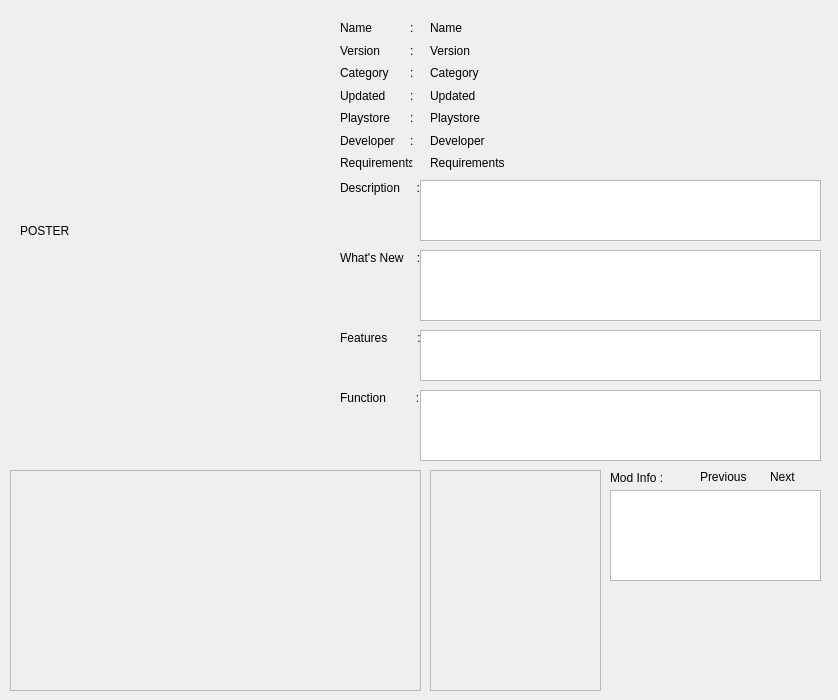
<?xml version="1.0" encoding="UTF-8"?>
<ui version="4.0">
 <class>Dialog</class>
 <widget class="QDialog" name="Dialog">
  <property name="geometry">
   <rect>
    <x>0</x>
    <y>0</y>
    <width>838</width>
    <height>700</height>
   </rect>
  </property>
  <property name="windowTitle">
   <string>Details</string>
  </property>
  <widget class="QLabel" name="l_poster">
   <property name="geometry">
    <rect>
     <x>20</x>
     <y>10</y>
     <width>291</width>
     <height>441</height>
    </rect>
   </property>
   <property name="text">
    <string>POSTER</string>
   </property>
  </widget>
  <widget class="QWidget" name="horizontalLayoutWidget">
   <property name="geometry">
    <rect>
     <x>340</x>
     <y>430</y>
     <width>71</width>
     <height>16</height>
    </rect>
   </property>
   <layout class="QHBoxLayout" name="hl_screenshot"/>
  </widget>
  <widget class="QWidget" name="verticalLayoutWidget">
   <property name="geometry">
    <rect>
     <x>340</x>
     <y>20</y>
     <width>71</width>
     <height>151</height>
    </rect>
   </property>
   <layout class="QVBoxLayout" name="vl_labels">
    <item>
     <widget class="QLabel" name="l_name">
      <property name="text">
       <string>Name</string>
      </property>
     </widget>
    </item>
    <item>
     <widget class="QLabel" name="l_version">
      <property name="text">
       <string>Version</string>
      </property>
     </widget>
    </item>
    <item>
     <widget class="QLabel" name="l_category">
      <property name="text">
       <string>Category</string>
      </property>
     </widget>
    </item>
    <item>
     <widget class="QLabel" name="l_update">
      <property name="text">
       <string>Updated</string>
      </property>
     </widget>
    </item>
    <item>
     <widget class="QLabel" name="l_playstore">
      <property name="text">
       <string>Playstore</string>
      </property>
     </widget>
    </item>
    <item>
     <widget class="QLabel" name="l_developer">
      <property name="text">
       <string>Developer</string>
      </property>
     </widget>
    </item>
    <item>
     <widget class="QLabel" name="l_requirements">
      <property name="text">
       <string>Requirements</string>
      </property>
     </widget>
    </item>
   </layout>
  </widget>
  <widget class="QWidget" name="verticalLayoutWidget_2">
   <property name="geometry">
    <rect>
     <x>410</x>
     <y>20</y>
     <width>16</width>
     <height>151</height>
    </rect>
   </property>
   <layout class="QVBoxLayout" name="vl_separates">
    <item>
     <widget class="QLabel" name="label_8">
      <property name="text">
       <string>:</string>
      </property>
     </widget>
    </item>
    <item>
     <widget class="QLabel" name="label_9">
      <property name="text">
       <string>:</string>
      </property>
     </widget>
    </item>
    <item>
     <widget class="QLabel" name="label_10">
      <property name="text">
       <string>:</string>
      </property>
     </widget>
    </item>
    <item>
     <widget class="QLabel" name="label_11">
      <property name="text">
       <string>:</string>
      </property>
     </widget>
    </item>
    <item>
     <widget class="QLabel" name="label_12">
      <property name="text">
       <string>:</string>
      </property>
     </widget>
    </item>
    <item>
     <widget class="QLabel" name="label_13">
      <property name="text">
       <string>:</string>
      </property>
     </widget>
    </item>
    <item>
     <widget class="QLabel" name="label_14">
      <property name="text">
       <string>:</string>
      </property>
     </widget>
    </item>
   </layout>
  </widget>
  <widget class="QLabel" name="l_description">
   <property name="geometry">
    <rect>
     <x>340</x>
     <y>180</y>
     <width>81</width>
     <height>16</height>
    </rect>
   </property>
   <property name="text">
    <string>Description     :</string>
   </property>
  </widget>
  <widget class="QLabel" name="l_whatnew">
   <property name="geometry">
    <rect>
     <x>340</x>
     <y>250</y>
     <width>81</width>
     <height>16</height>
    </rect>
   </property>
   <property name="text">
    <string>What's New    :</string>
   </property>
  </widget>
  <widget class="QLabel" name="l_features">
   <property name="geometry">
    <rect>
     <x>340</x>
     <y>330</y>
     <width>81</width>
     <height>16</height>
    </rect>
   </property>
   <property name="text">
    <string>Features         :</string>
   </property>
  </widget>
  <widget class="QLabel" name="l_function">
   <property name="geometry">
    <rect>
     <x>340</x>
     <y>390</y>
     <width>81</width>
     <height>16</height>
    </rect>
   </property>
   <property name="text">
    <string>Function         :</string>
   </property>
  </widget>
  <widget class="QTextEdit" name="e_description">
   <property name="geometry">
    <rect>
     <x>420</x>
     <y>180</y>
     <width>401</width>
     <height>61</height>
    </rect>
   </property>
  </widget>
  <widget class="QTextEdit" name="e_whatsnew">
   <property name="geometry">
    <rect>
     <x>420</x>
     <y>250</y>
     <width>401</width>
     <height>71</height>
    </rect>
   </property>
  </widget>
  <widget class="QTextEdit" name="e_features">
   <property name="geometry">
    <rect>
     <x>420</x>
     <y>330</y>
     <width>401</width>
     <height>51</height>
    </rect>
   </property>
  </widget>
  <widget class="QTextEdit" name="e_function">
   <property name="geometry">
    <rect>
     <x>420</x>
     <y>390</y>
     <width>401</width>
     <height>71</height>
    </rect>
   </property>
  </widget>
  <widget class="QWidget" name="verticalLayoutWidget_3">
   <property name="geometry">
    <rect>
     <x>430</x>
     <y>20</y>
     <width>391</width>
     <height>151</height>
    </rect>
   </property>
   <layout class="QVBoxLayout" name="vl_content">
    <item>
     <widget class="QLabel" name="c_name">
      <property name="text">
       <string>Name</string>
      </property>
     </widget>
    </item>
    <item>
     <widget class="QLabel" name="c_version">
      <property name="text">
       <string>Version</string>
      </property>
     </widget>
    </item>
    <item>
     <widget class="QLabel" name="c_category">
      <property name="text">
       <string>Category</string>
      </property>
     </widget>
    </item>
    <item>
     <widget class="QLabel" name="c_update">
      <property name="text">
       <string>Updated</string>
      </property>
     </widget>
    </item>
    <item>
     <widget class="QLabel" name="c_playstore">
      <property name="text">
       <string>Playstore</string>
      </property>
     </widget>
    </item>
    <item>
     <widget class="QLabel" name="c_developer">
      <property name="text">
       <string>Developer</string>
      </property>
     </widget>
    </item>
    <item>
     <widget class="QLabel" name="c_requirements">
      <property name="text">
       <string>Requirements</string>
      </property>
     </widget>
    </item>
   </layout>
  </widget>
  <widget class="QTextEdit" name="e_modinfo">
   <property name="geometry">
    <rect>
     <x>610</x>
     <y>490</y>
     <width>211</width>
     <height>91</height>
    </rect>
   </property>
  </widget>
  <widget class="QLabel" name="l_modinfo">
   <property name="geometry">
    <rect>
     <x>610</x>
     <y>470</y>
     <width>71</width>
     <height>16</height>
    </rect>
   </property>
   <property name="text">
    <string>Mod Info :</string>
   </property>
  </widget>
  <widget class="QWidget" name="verticalLayoutWidget_4">
   <property name="geometry">
    <rect>
     <x>610</x>
     <y>590</y>
     <width>211</width>
     <height>101</height>
    </rect>
   </property>
   <layout class="QVBoxLayout" name="vl_download"/>
  </widget>
  <widget class="QLabel" name="l_next">
   <property name="geometry">
    <rect>
     <x>770</x>
     <y>470</y>
     <width>47</width>
     <height>13</height>
    </rect>
   </property>
   <property name="text">
    <string>Next</string>
   </property>
  </widget>
  <widget class="QLabel" name="l_previous">
   <property name="geometry">
    <rect>
     <x>700</x>
     <y>470</y>
     <width>47</width>
     <height>13</height>
    </rect>
   </property>
   <property name="text">
    <string>Previous</string>
   </property>
  </widget>
  <widget class="QScrollArea" name="scrollArea">
   <property name="geometry">
    <rect>
     <x>10</x>
     <y>470</y>
     <width>411</width>
     <height>221</height>
    </rect>
   </property>
   <property name="widgetResizable">
    <bool>true</bool>
   </property>
   <widget class="QWidget" name="scrollAreaWidgetContents_4">
    <property name="geometry">
     <rect>
      <x>0</x>
      <y>0</y>
      <width>409</width>
      <height>219</height>
     </rect>
    </property>
   </widget>
  </widget>
  <widget class="QScrollArea" name="scrollArea2">
   <property name="geometry">
    <rect>
     <x>430</x>
     <y>470</y>
     <width>171</width>
     <height>221</height>
    </rect>
   </property>
   <property name="widgetResizable">
    <bool>true</bool>
   </property>
   <widget class="QWidget" name="scrollAreaWidgetContents_5">
    <property name="geometry">
     <rect>
      <x>0</x>
      <y>0</y>
      <width>169</width>
      <height>219</height>
     </rect>
    </property>
   </widget>
  </widget>
  <widget class="QWidget" name="horizontalLayoutWidget_2">
   <property name="geometry">
    <rect>
     <x>340</x>
     <y>450</y>
     <width>71</width>
     <height>16</height>
    </rect>
   </property>
   <layout class="QHBoxLayout" name="hl_related"/>
  </widget>
 </widget>
 <resources/>
 <connections/>
</ui>
